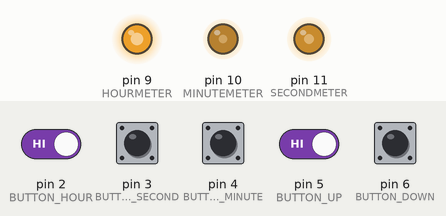
Simulated run of this sketch. Board: Arduino Uno, built with avr-gcc and run on an emulated ATmega328P. Parts: output pins drawn as LEDs (lit = HIGH). Wiring (inferred from the names in the program): DS3231 clock at I2C address 0x68. The inputs (shaded band) are chosen by the test bench; at power-on: pin 2 (BUTTON_HOUR), pin 3 (BUTTON_SECOND), pin 4 (BUTTON_MINUTE), pin 5 (BUTTON_UP), pin 6 (BUTTON_DOWN) HIGH. The local clock reads 2024-03-15 10:24:30 at power-on unless the sketch sets it.

Above: at 1.2 s.
1.3 s: pin 2 (BUTTON_HOUR) driven LOW and pin 5 (BUTTON_UP) driven LOW
At 1.65 s:
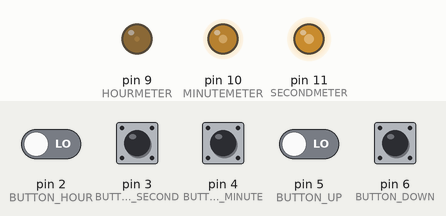
4.3 s: pin 3 (BUTTON_SECOND) pulled LOW for 1 s
7.8 s: pin 4 (BUTTON_MINUTE) pulled LOW for 1 s
At 8.02 s:
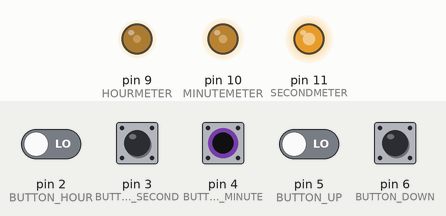
10.8 s: pin 3 (BUTTON_SECOND) pulled LOW for 1 s
At 12.06 s:
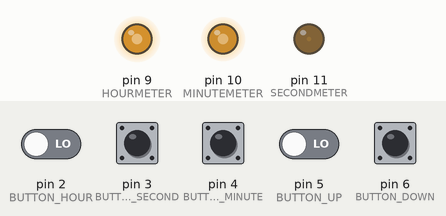
13.8 s: pin 2 (BUTTON_HOUR) driven HIGH
At 14.8 s:
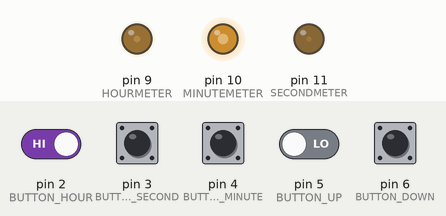
16.5 s: pin 3 (BUTTON_SECOND) pulled LOW for 1 s
Timing chart, 0 to 34.5 s (numbered marks = the images above; inputs shaded):
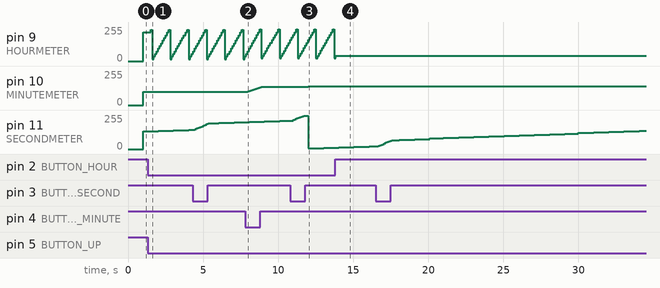

The sketch:

Clock.ino
```cpp
/*
 DESCRIPTION
 ====================
 Simple example of the Bounce library that switches the debug LED when
 either of 2 buttons are pressed.
 */

// Include the Bounce2 library found here :
// https://github.com/thomasfredericks/Bounce2
#include <Bounce2.h>
#include <Wire.h>
#define DS3231_I2C_ADDRESS 0x68
// Convert normal decimal numbers to binary coded decimal
char decToBcd(char val)
{
  return( (val/10*16) + (val%10) );
}
// Convert binary coded decimal to normal decimal numbers
char bcdToDec(char val)
{
  return( (val/16*10) + (val%16) );
}

#define BUTTON_HOUR 2
#define BUTTON_MINUTE 4
#define BUTTON_SECOND 3
#define BUTTON_UP 5
#define BUTTON_DOWN 6

#define HOURMETER 9
#define MINUTEMETER 10
#define SECONDMETER 11

// Calibration data. Min and Max analogWrite() values for each meter.
#define HMIN 8.0
#define MMIN 4.0
#define SMIN 4.0
#define HMAX 246.0
#define MMAX 240.0
#define SMAX 255.0

// Instantiate a Bounce object
Bounce Hour = Bounce();
Bounce Minute = Bounce();
Bounce Second = Bounce();
Bounce Up = Bounce();
Bounce Down = Bounce();

unsigned long nextmillis;

void setDS3231time(unsigned char second, unsigned char minute, unsigned char hour, byte dayOfWeek, byte
dayOfMonth, byte month, byte year)
{
  // sets time and date data to DS3231
  Wire.beginTransmission(DS3231_I2C_ADDRESS);
  Wire.write(0); // set next input to start at the seconds register
  Wire.write(decToBcd(second)); // set seconds
  Wire.write(decToBcd(minute)); // set minutes
  Wire.write(decToBcd(hour)); // set hours
  Wire.write(decToBcd(dayOfWeek)); // set day of week (1=Sunday, 7=Saturday)
  Wire.write(decToBcd(dayOfMonth)); // set date (1 to 31)
  Wire.write(decToBcd(month)); // set month
  Wire.write(decToBcd(year)); // set year (0 to 99)
  Wire.endTransmission();
}
void readDS3231time(unsigned char *second,unsigned char *minute,unsigned char *hour)
{
  Wire.beginTransmission(DS3231_I2C_ADDRESS);
  Wire.write(0); // set DS3231 register pointer to 00h
  Wire.endTransmission();
  Wire.requestFrom(DS3231_I2C_ADDRESS, 3);
  // request three bytes of data from DS3231 starting from register 00h
  *second = bcdToDec(Wire.read() & 0x7f);
  *minute = bcdToDec(Wire.read());
  *hour = bcdToDec(Wire.read() & 0x3f);
}

void displayTime()
{
  unsigned char hour, minute, second;
  // retrieve data from DS3231
  readDS3231time(&second, &minute, &hour);
  Serial.print(hour, DEC);
  Serial.print(":");
  Serial.print(minute, DEC);
  Serial.print(":");
  Serial.println(second, DEC);

}
void setup() {
  Serial.begin(9600);

  // Setup the first button with an internal pull-up :
  pinMode(BUTTON_HOUR,INPUT_PULLUP);
  // After setting up the button, setup the Bounce instance :
  Hour.attach(BUTTON_HOUR);
  Hour.interval(5); // interval in ms

   // Setup the second button with an internal pull-up :
  pinMode(BUTTON_MINUTE,INPUT_PULLUP);
  // After setting up the button, setup the Bounce instance :
  Minute.attach(BUTTON_MINUTE);
  Minute.interval(5); // interval in ms

  // Setup the second button with an internal pull-up :
  pinMode(BUTTON_SECOND,INPUT_PULLUP);
  // After setting up the button, setup the Bounce instance :
  Second.attach(BUTTON_SECOND);
  Second.interval(5); // interval in ms

  // Setup the second button with an internal pull-up :
  pinMode(BUTTON_UP,INPUT_PULLUP);
  // After setting up the button, setup the Bounce instance :
  Up.attach(BUTTON_UP);
  Up.interval(5); // interval in ms

  // Setup the second button with an internal pull-up :
  pinMode(BUTTON_DOWN,INPUT_PULLUP);
  // After setting up the button, setup the Bounce instance :
  Down.attach(BUTTON_DOWN);
  Down.interval(5); // interval in ms

  nextmillis = millis()+1000;
  Wire.begin();
  /* setDS3231time(0,0,18, 0,0,0,0); */
}

//unsigned char hh;
void loop() {
  unsigned char hh;
  unsigned char ss;
  unsigned char mm;
  float avalue;

  // Update the button debouncers
  Hour.update();
  Minute.update();
  Second.update();
  Up.update();
  Down.update();

  if(millis() > nextmillis) {
    //displayTime();
    readDS3231time(&ss, &mm, &hh);

    hh %= 12;
    avalue = (SMAX-SMIN)/60.0;
    avalue *= (float)ss;
    avalue += SMIN;
    analogWrite(SECONDMETER, avalue);

    avalue = (MMAX-MMIN)/60.0;
    avalue *= (float)mm;
    avalue += MMIN;
    analogWrite(MINUTEMETER, avalue);

    avalue = (HMAX-HMIN)/12.0;
    avalue *= (float)hh + (float)mm/60;
    avalue += HMIN;
    analogWrite(HOURMETER, avalue);

    // Get the updated button values
    int h = Hour.read();
    int m = Minute.read();
    int s = Second.read();
    int u = Up.read();
    int d = Down.read();
    nextmillis = millis()+100;

    if(0 == h) {
      if(0 == u) {
         readDS3231time(&ss, &mm, &hh);
         hh++;
         if(hh > 255) hh = 255;
         setDS3231time(ss, mm, hh, 0,0,0,0);
      }
      if(0 == d) {
         readDS3231time(&ss, &mm, &hh);
         hh--;
         if(hh < 0) hh = 0;
         setDS3231time(ss, mm, hh, 0,0,0,0);
      }
    }
    //analogWrite(HOURMETER, hh);
    //analogWrite(MINUTEMETER, hh);
    //analogWrite(SECONDMETER, hh);
    //Serial.println(hh,DEC);
    //return;

    if(0 == m) {
      if(0 == u) {
         readDS3231time(&ss, &mm, &hh);
         mm++;
         if(mm > 59) mm = 59;
         setDS3231time(ss, mm, hh, 0,0,0,0);
      }
      if(0 == d) {
        readDS3231time(&ss, &mm, &hh);
         mm--;
         if(mm < 0) mm = 0;
         setDS3231time(ss, mm, hh, 0,0,0,0);
      }
    }

    if(0 == s) {
      if(0 == u) {
         readDS3231time(&ss, &mm, &hh);
         ss++;
         if(ss > 59) ss = 59;
         setDS3231time(ss, mm, hh, 0,0,0,0);
      }
      if(0 == d) {
        readDS3231time(&ss, &mm, &hh);
         ss--;
         if(ss < 0) ss = 0;
         setDS3231time(ss, mm, hh, 0,0,0,0);
      }
    }
  }
}
```

Measured:
- after the input at 1.3 s, pin 9 (HOURMETER): 214/255 → 234/255 after 0.21 s, then repeats every 1.2 s: 15/255 0.10 s, 35/255 0.10 s, 55/255 0.10 s, 75/255 0.10 s, 95/255 0.10 s, 115/255 0.10 s, 134/255 0.10 s, 154/255 0.10 s, 174/255 0.10 s, 194/255 0.10 s, 214/255 0.10 s, 234/255 0.10 s
- after the input at 7.8 s, pin 10 (MINUTEMETER): moves from 98/255 to 137/255 over 0.91 s, starting after 0.17 s
- after the input at 10.8 s, pin 10 (MINUTEMETER): 137/255 → 141/255 after 1.2 s
- after the input at 13.8 s, pin 9 (HOURMETER): goes on until 13.8 s, then stays 39/255
